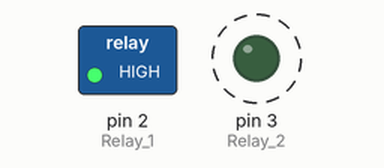
A sketch run on a simulated Arduino Mega 2560, built with avr-gcc and run on an emulated ATmega2560. Parts: switched loads named in the sketch (green lamp = pin HIGH), output pins drawn as LEDs (lit = HIGH). Dashed ring = blinking.

Above: at 0.5 s.
Timing chart, 0 to 4.6 s (numbered marks = the images above):
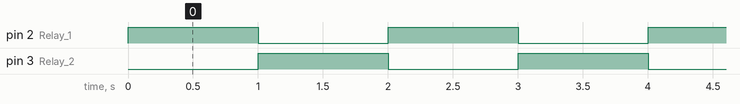

The sketch:

TESRELAY.ino
```cpp
void setup() {
  pinMode(2, OUTPUT); // Relay 1
  pinMode(3, OUTPUT); // Relay 2
  Serial.begin(9600);
}

void loop() {
  digitalWrite(2, HIGH);  // Relay 1 ON
  digitalWrite(3, LOW); // Relay 2 OFF
  delay(1000);

  digitalWrite(2, LOW); // Relay 1 OFF
  digitalWrite(3, HIGH);  // Relay 2 ON
  delay(1000);
}
```

Measured:
- by itself, pin 2 (Relay_1), pin 3 (Relay_2): alternates HIGH for 1.0 s and LOW for 1.0 s
